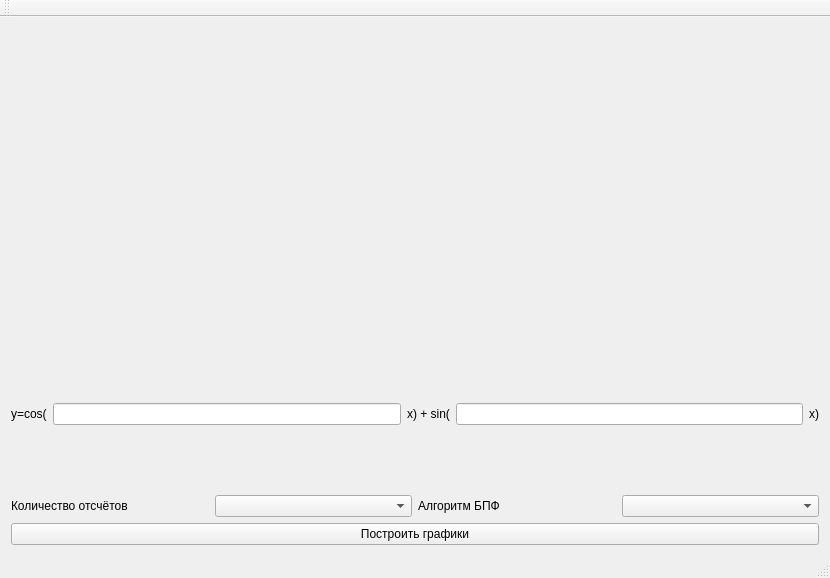
<?xml version="1.0" encoding="UTF-8"?>
<ui version="4.0">
 <class>MainWindow</class>
 <widget class="QMainWindow" name="MainWindow">
  <property name="geometry">
   <rect>
    <x>0</x>
    <y>0</y>
    <width>830</width>
    <height>578</height>
   </rect>
  </property>
  <property name="windowTitle">
   <string>MainWindow</string>
  </property>
  <widget class="QWidget" name="centralWidget">
   <layout class="QVBoxLayout" name="verticalLayout_5">
    <item>
     <layout class="QHBoxLayout" name="horizontalLayout">
      <item>
       <widget class="QCustomPlot" name="customPlot" native="true"/>
      </item>
      <item>
       <widget class="QCustomPlot" name="customPlot_2" native="true"/>
      </item>
     </layout>
    </item>
    <item>
     <layout class="QHBoxLayout" name="horizontalLayout_2">
      <item>
       <widget class="QCustomPlot" name="customPlot_3" native="true"/>
      </item>
      <item>
       <widget class="QCustomPlot" name="customPlot_4" native="true"/>
      </item>
     </layout>
    </item>
    <item>
     <layout class="QHBoxLayout" name="horizontalLayout_3">
      <item>
       <widget class="QLabel" name="label">
        <property name="text">
         <string>y=cos(</string>
        </property>
       </widget>
      </item>
      <item>
       <widget class="QLineEdit" name="lineEdit"/>
      </item>
      <item>
       <widget class="QLabel" name="label_2">
        <property name="text">
         <string>x) + sin(</string>
        </property>
       </widget>
      </item>
      <item>
       <widget class="QLineEdit" name="lineEdit_2"/>
      </item>
      <item>
       <widget class="QLabel" name="label_3">
        <property name="text">
         <string>x)</string>
        </property>
       </widget>
      </item>
     </layout>
    </item>
    <item>
     <layout class="QHBoxLayout" name="horizontalLayout_4">
      <item>
       <widget class="QLabel" name="label_4">
        <property name="text">
         <string>Количество отсчётов</string>
        </property>
       </widget>
      </item>
      <item>
       <widget class="QComboBox" name="comboBox"/>
      </item>
      <item>
       <widget class="QLabel" name="label_5">
        <property name="text">
         <string>Алгоритм БПФ</string>
        </property>
       </widget>
      </item>
      <item>
       <widget class="QComboBox" name="comboBox_2"/>
      </item>
     </layout>
    </item>
    <item>
     <layout class="QHBoxLayout" name="horizontalLayout_5">
      <item>
       <widget class="QPushButton" name="pushButton">
        <property name="text">
         <string>Построить графики</string>
        </property>
       </widget>
      </item>
     </layout>
    </item>
   </layout>
  </widget>
  <widget class="QMenuBar" name="menuBar">
   <property name="geometry">
    <rect>
     <x>0</x>
     <y>0</y>
     <width>830</width>
     <height>19</height>
    </rect>
   </property>
  </widget>
  <widget class="QToolBar" name="mainToolBar">
   <attribute name="toolBarArea">
    <enum>TopToolBarArea</enum>
   </attribute>
   <attribute name="toolBarBreak">
    <bool>false</bool>
   </attribute>
  </widget>
  <widget class="QStatusBar" name="statusBar"/>
  <action name="createPlotsEvent">
   <property name="text">
    <string>createPlotsEvent</string>
   </property>
  </action>
 </widget>
 <layoutdefault spacing="6" margin="11"/>
 <customwidgets>
  <customwidget>
   <class>QCustomPlot</class>
   <extends>QWidget</extends>
   <header location="global">qcustomplot.h</header>
   <container>1</container>
  </customwidget>
 </customwidgets>
 <resources/>
 <connections>
  <connection>
   <sender>pushButton</sender>
   <signal>clicked()</signal>
   <receiver>createPlotsEvent</receiver>
   <slot>trigger()</slot>
   <hints>
    <hint type="sourcelabel">
     <x>414</x>
     <y>499</y>
    </hint>
    <hint type="destinationlabel">
     <x>-1</x>
     <y>-1</y>
    </hint>
   </hints>
  </connection>
 </connections>
</ui>
